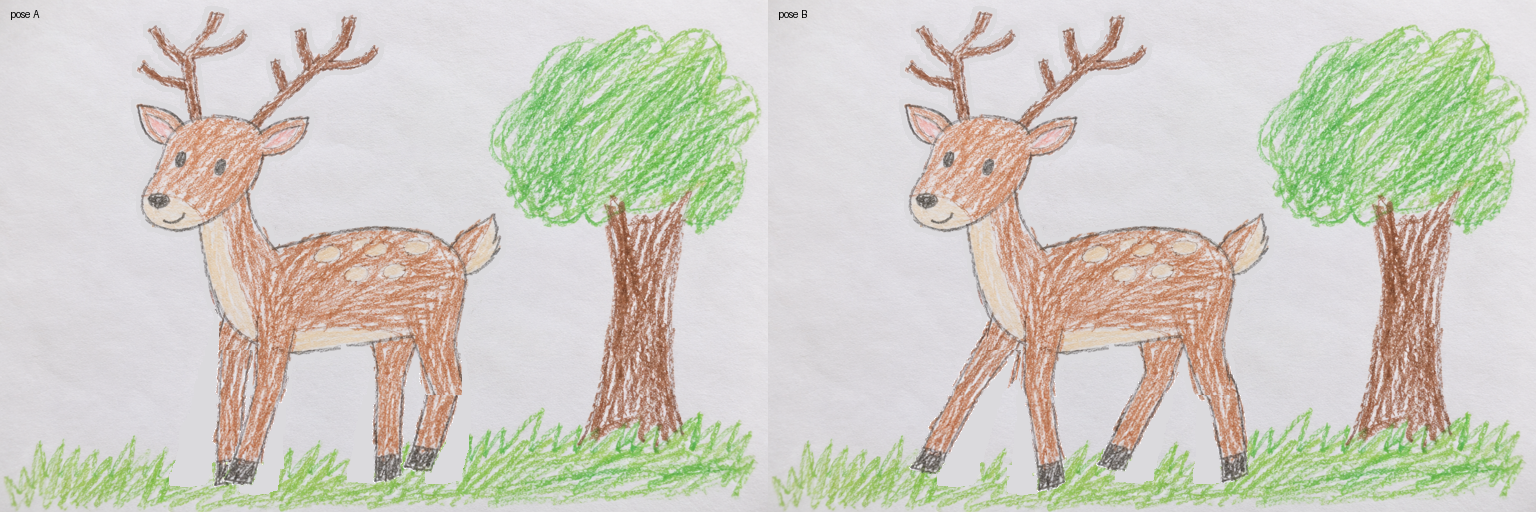
#> input picture features/FEAT-099-video-motion-and-guide-level/evidence/part_split_poses.png, 1536 x 512 px
$ python part_split_prototype.py part_split_poses.png
#> lines starting #> are read from the running program, lines starting #| are printed output that depends on the picture; after the words box and inside, x2 and y2 are one past the last pixel; in counts of white or black regions, pixels touching at a corner belong together
"""FEAT-099 research: can the legs of a drawn four-legged animal be cut and turned about the hip on the CPU?

A throwaway feasibility check on the synthetic deer drawing, not product code. The subject mask here is a colour
heuristic (the worker has a SAM mask). Run from the repository root:

    python features/FEAT-099-video-motion-and-guide-level/evidence/part_split_prototype.py <drawing.png>
"""

from __future__ import annotations

import sys
from collections import deque
from pathlib import Path

import numpy as np
from PIL import Image, ImageDraw, ImageFilter

HERE = Path(__file__).resolve().parent


def components(mask: np.ndarray, minimum: int) -> list[np.ndarray]:
    seen = np.zeros_like(mask)
    found = []
    for y, x in zip(*np.nonzero(mask), strict=True):
        if seen[y, x]:
            continue
        queue, pixels = deque([(y, x)]), []
        seen[y, x] = True
        while queue:
            cy, cx = queue.popleft()
            pixels.append((cy, cx))
            for ny, nx in ((cy + 1, cx), (cy - 1, cx), (cy, cx + 1), (cy, cx - 1)):
                if 0 <= ny < mask.shape[0] and 0 <= nx < mask.shape[1] and mask[ny, nx] and not seen[ny, nx]:
                    seen[ny, nx] = True
                    queue.append((ny, nx))
        if len(pixels) >= minimum:
            part = np.zeros_like(mask)
            rows, cols = zip(*pixels, strict=True)
            part[list(rows), list(cols)] = True
            found.append(part)
    return sorted(found, key=lambda part: -int(part.sum()))


def morph(mask: np.ndarray, size: int, kind: type) -> np.ndarray:
    return np.asarray(Image.fromarray((mask * 255).astype(np.uint8)).filter(kind(size))) > 127


def subject_mask(rgb: np.ndarray) -> np.ndarray:
    r, g, b = (rgb[..., i].astype(int) for i in range(3))
    brown = (r - g > 18) & (r - b > 28)
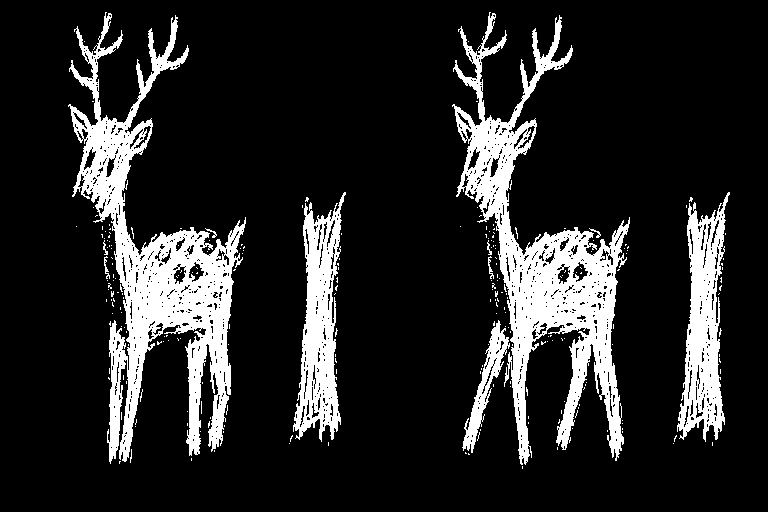
#> brown: shape (512, 768) bool; 15.3% white; 236 white regions (225 under 20 px), largest, box (x1, y1, x2, y2) and area: (68, 12, 246, 464) 22686, (452, 12, 630, 465) 21489, (293, 192, 346, 442) 6636
    dark = (r < 95) & (g < 95) & (b < 95)
#> dark: shape (512, 768) bool; 0.03% white in thin lines or dots, all inside (x1, y1, x2, y2) = (6, 10, 622, 487)
    # Light crayon (muzzle, belly) and pencil outlines count too; grass and leaves do not.
    spread = rgb.max(axis=2).astype(int) - rgb.min(axis=2).astype(int)
    ink = ((spread > 24) | (rgb.max(axis=2) < 170)) & ~(g > r + 6)
#> ink: shape (512, 768) bool; 18.2% white; 99 white regions (89 under 20 px), largest, box (x1, y1, x2, y2) and area: (452, 12, 634, 491) 28606, (68, 12, 250, 486) 27983, (289, 191, 346, 445) 7105
    seed = morph(morph(brown | dark | ink, 7, ImageFilter.MaxFilter), 5, ImageFilter.MinFilter)
#> in morph, `return np.asarray(Image.fromarray((mask * 255).astype(np.uint8)).filte..`: returned value: shape (512, 768) bool; 27.2% white; 17 white regions, largest, box (x1, y1, x2, y2) and area: (449, 9, 637, 494) 43107, (65, 9, 253, 489) 41449, (286, 181, 355, 450) 10642
#> in morph (call 2), `return np.asarray(Image.fromarray((mask * 255).astype(np.uint8)).filte..`: returned value: shape (512, 768) bool; 23.2% white; 19 white regions (13 under 20 px), largest, box (x1, y1, x2, y2) and area: (451, 11, 635, 492) 36876, (67, 11, 251, 487) 35982, (288, 190, 347, 448) 9049, (672, 190, 731, 448) 9049, (388, 9, 405, 21) 150, (4, 9, 21, 21) 147
    body = components(seed, 500)[0]
#> the loop in components, `for y, x in zip(*np.nonzero(mask), strict=True):` made 91380 passes
#> (y, x) on passes 1 to 12: (9, 16), (9, 17), (9, 18), (9, 19), (9, 400), (9, 401), (9, 402), (9, 403), (10, 16), (10, 17), (10, 18), (10, 19)
#> after the loop in components, `for y, x in zip(*np.nonzero(mask), strict=True):`:
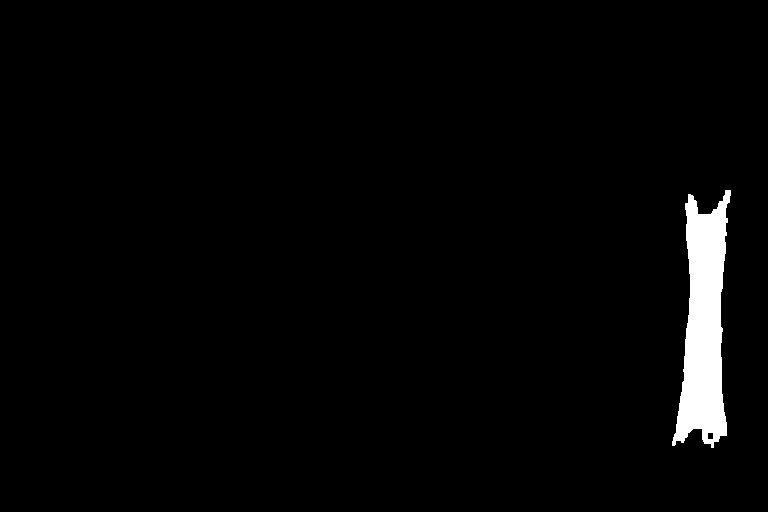
#> part: shape (512, 768) bool; 2.3% white; 1 white region, box (x1, y1, x2, y2) and area: (672, 190, 731, 448) 9049
#> after the loop in components, `for y, x in zip(*np.nonzero(mask), strict=True):`: found = 4 items
#> body: shape (512, 768) bool; 9.4% white; 1 white region, box (x1, y1, x2, y2) and area: (451, 11, 635, 492) 36876
    outside = components(~body, 1)[0]  # the page around the subject; what it does not reach is inside it
#> after the loop in components (call 2), `for y, x in zip(*np.nonzero(mask), strict=True):`: part: shape (512, 768) bool; 0.01% white; 1 white region, box (x1, y1, x2, y2) and area: (588, 367, 593, 374) 35
#> outside: shape (512, 768) bool; 90.6% white; 1 black region, box (x1, y1, x2, y2) and area: (451, 11, 635, 492) 36911
    return ~outside


def main(path: str) -> None:
    drawing = Image.open(path).convert("RGB").resize((768, 512))
    rgb = np.asarray(drawing)
    mask = subject_mask(rgb)
    # Opening removes what is thinner than the filter: the legs (and antlers). The rest is trunk, neck and head.
    trunk = morph(morph(mask, 33, ImageFilter.MinFilter), 33, ImageFilter.MaxFilter) & mask
#> in morph (call 3), `return np.asarray(Image.fromarray((mask * 255).astype(np.uint8)).filte..`: returned value: shape (512, 768) bool; 2.4% white; 2 white regions, box (x1, y1, x2, y2) and area: (501, 243, 609, 362) 7866, (472, 130, 515, 215) 1522
#> in morph (call 4), `return np.asarray(Image.fromarray((mask * 255).astype(np.uint8)).filte..`: returned value: shape (512, 768) bool; 6.2% white; 1 white region, box (x1, y1, x2, y2) and area: (456, 114, 625, 378) 24360
    trunk = components(trunk, 200)[0]
    thin = mask & ~trunk
#> thin: shape (512, 768) bool; 3.2% white; 15 white regions (3 under 20 px), largest, box (x1, y1, x2, y2) and area: (451, 11, 508, 146) 2341, (594, 358, 625, 483) 1987, (510, 14, 574, 118) 1903
    middle = np.nonzero(trunk)[0].mean()
#> middle = 263.6
    legs = []
    for part in components(thin, 700):
        rows, cols = np.nonzero(part)
        if rows.mean() > middle and (rows.max() - rows.min()) > 1.4 * (cols.max() - cols.min()) * 0.7:
            legs.append(part)
#> this loop made 6 passes
#> after the loop, legs = 4 items
    print(f"subject pixels {int(mask.sum())}, leg parts found {len(legs)}")
#| subject pixels 36911, leg parts found 4

    overlay = rgb.copy()
    colours = [(220, 40, 40), (40, 90, 220), (240, 160, 0), (150, 40, 200), (0, 160, 120), (90, 90, 90)]
    overlay[trunk] = (overlay[trunk] * 0.5 + np.array((60, 200, 60)) * 0.5).astype(np.uint8)
#> overlay: shape (512, 768, 3); mean R, G, B 202.5, 205.6, 190.7
    for index, leg in enumerate(legs):
        overlay[leg] = (overlay[leg] * 0.3 + np.array(colours[index % 6]) * 0.7).astype(np.uint8)
#> this loop made 4 passes
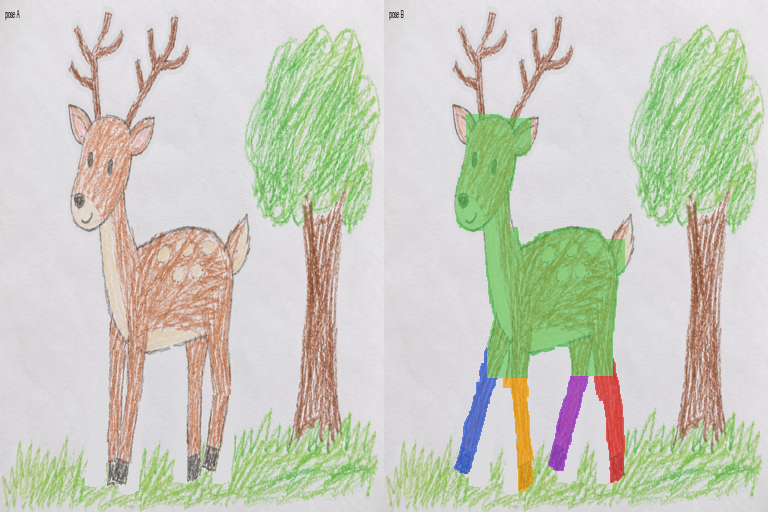
#> overlay: shape (512, 768, 3); mean R, G, B 202.2, 204.6, 190.3

    # Poses: each leg turns about its hip (middle of its top rows); the trunk is drawn over the hips.
    paper = tuple(int(v) for v in np.median(rgb[~mask], axis=0))
#> paper = (219, 217, 221)
    clean = rgb.copy()
    clean[morph(mask, 9, ImageFilter.MaxFilter)] = paper
#> in morph (call 5), `return np.asarray(Image.fromarray((mask * 255).astype(np.uint8)).filte..`: returned value: shape (512, 768) bool; 12.5% white; 1 white region, box (x1, y1, x2, y2) and area: (447, 7, 639, 496) 49171
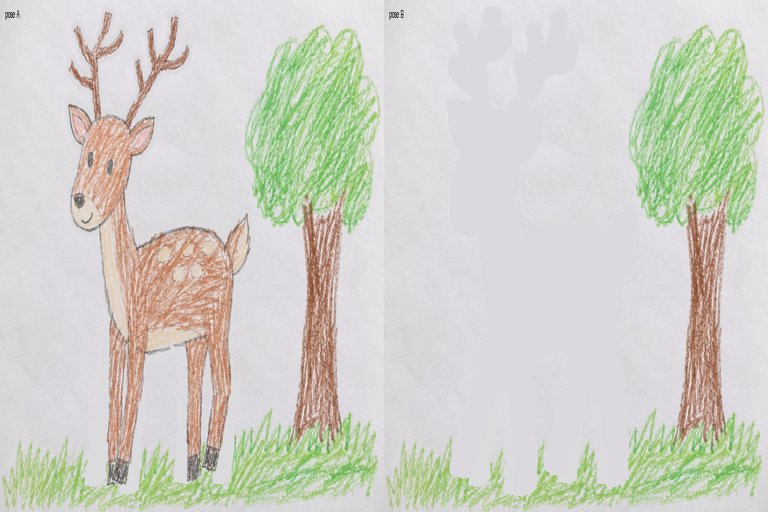
#> clean: shape (512, 768, 3); mean R, G, B 208.9, 209.2, 200
    order = sorted(range(len(legs)), key=lambda i: np.nonzero(legs[i])[1].mean())
#> order = [1, 2, 3, 0]
    poses = []
    for angles in ((14, -12, 12, -14), (-12, 14, -14, 12)):
        frame = Image.fromarray(clean.copy())
        for rank, index in enumerate(order):
            leg = legs[index]
            rows, cols = np.nonzero(leg)
            top = rows.min()
            pivot = (float(cols[rows < top + 12].mean()), float(top))
            root = leg | (morph(leg, 25, ImageFilter.MaxFilter) & trunk)  # overlap so the hip does not open
            sprite = Image.fromarray(np.dstack([rgb, (root * 255).astype(np.uint8)]), "RGBA")
            turned = sprite.rotate(angles[rank % 4], resample=Image.BICUBIC, center=pivot)
            frame.paste(turned, (0, 0), turned)
        upper = mask.copy()
        for leg in legs:
            upper &= ~leg
        frame.paste(drawing, (0, 0), Image.fromarray((upper * 255).astype(np.uint8)))
        poses.append(frame)
#> leg: shape (512, 768) bool; 0.43% white; 1 white region, box (x1, y1, x2, y2) and area: (548, 376, 589, 471) 1685
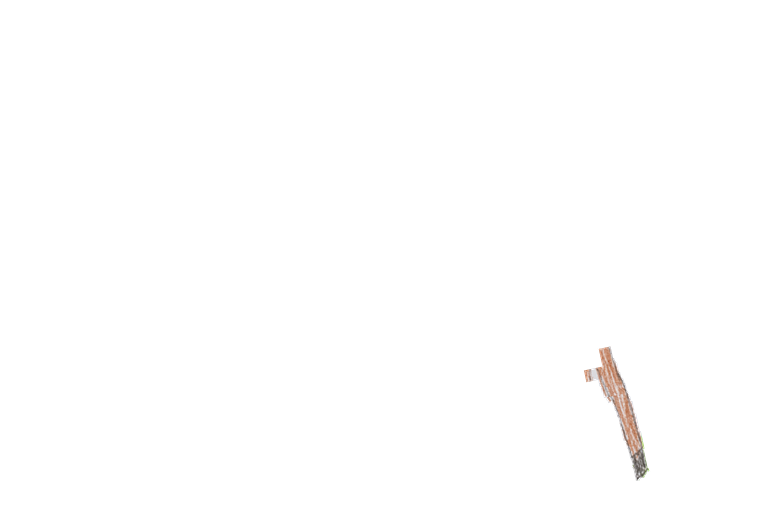
#> turned: PIL image 768x512 RGBA; mean R, G, B, A 1.4, 1.2, 1.1, 1.7; transparent parts drawn white
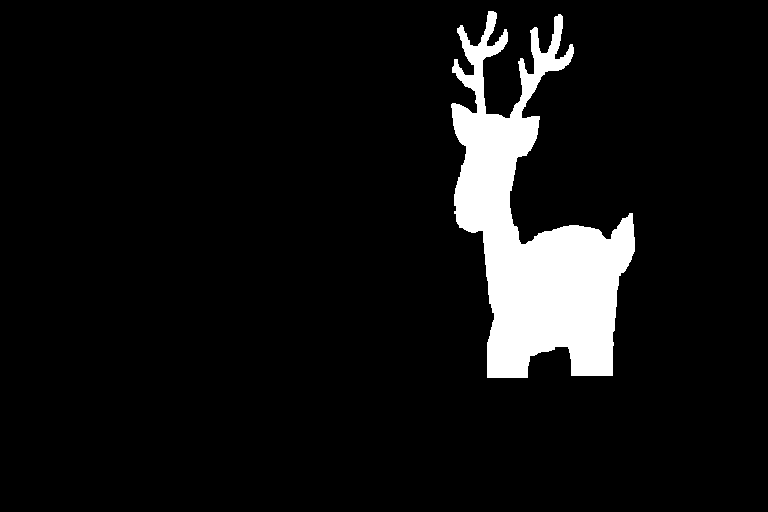
#> upper: shape (512, 768) bool; 7.5% white; 1 white region, box (x1, y1, x2, y2) and area: (451, 11, 635, 378) 29642
#> after the loop, poses = 2 items

    sheet = Image.new("RGB", (768 * 4, 512), "white")
#> sheet: PIL image 3072x512 RGB; every value is 255
    for index, picture in enumerate([drawing, Image.fromarray(overlay), *poses]):
        sheet.paste(picture, (768 * index, 0))
        ImageDraw.Draw(sheet).text((768 * index + 10, 8), ["drawing", "parts", "pose A", "pose B"][index], fill="black")
    sheet.resize((1536, 256)).save(HERE / "part_split_small.png")
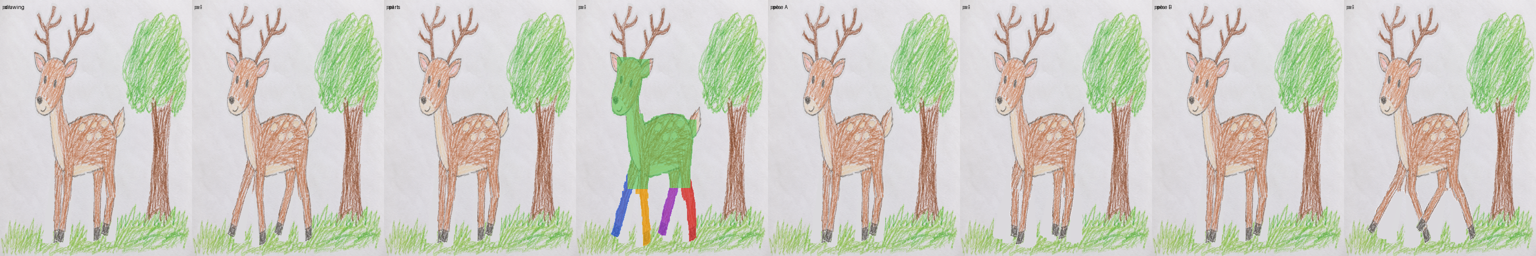
#> saved as part_split_small.png: PIL image 1536x256 RGB; mean R, G, B 205.9, 204.8, 193
    sheet.save(HERE / "part_split.png")


if __name__ == "__main__":
    main(sys.argv[1])
